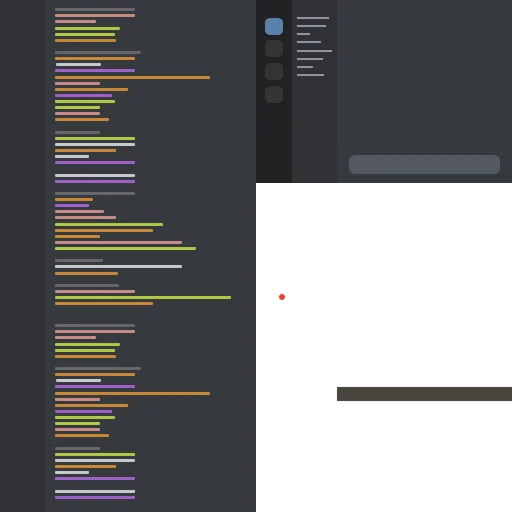
#> input picture design-sources/desktops/original-desktops.webp, 512 x 512 px
$ python build_desktops_atlas.py
#> lines starting #> are read from the running program, lines starting #| are printed output that depends on the picture
"""Build src/assets/textures/desktops.webp from the two screen designs.

The screen meshes in room.glb sample one shared atlas (see
src/three/objects/room/desktops.ts). design-sources/port.glb (exported from
Blender) maps each design onto its screen with UVs in 0..1. This script
matches vertices between both GLBs, fits the affine UV mapping, and places
each design where the room.glb UVs expect it, so the screens look the same
as in Blender.

Only the right monitor (desktop-plane-0) gets a new design. The left monitor
keeps the original template texture (including its message pop-up overlay),
taken from design-sources/desktops/original-desktops.webp.

Usage: python scripts/build_desktops_atlas.py
"""
import json
import struct
from pathlib import Path

from PIL import Image

ROOT = Path(__file__).resolve().parent.parent
ROOM_GLB = ROOT / "src/assets/models/room.glb"
PORT_GLB = ROOT / "design-sources/port.glb"
OUT = ROOT / "src/assets/textures/desktops.webp"
ORIGINAL = ROOT / "design-sources/desktops/original-desktops.webp"
SIZE = 2048

# mesh name in room.glb -> design image (right monitor = desktop-plane-0)
SCREENS = {
    "desktop-plane-0": ROOT / "design-sources/desktops/right-screen.png",
}


def read_glb(path):
    data = path.read_bytes()
    json_len = struct.unpack_from("<I", data, 12)[0]
    gltf = json.loads(data[20 : 20 + json_len])
    bin_start = 20 + json_len + 8
    return gltf, data, bin_start


def accessor(gltf, data, bin_start, index):
    acc = gltf["accessors"][index]
    view = gltf["bufferViews"][acc["bufferView"]]
    comps = {"VEC2": 2, "VEC3": 3}[acc["type"]]
    offset = bin_start + view.get("byteOffset", 0) + acc.get("byteOffset", 0)
    flat = struct.unpack_from(f"<{acc['count'] * comps}f", data, offset)
    return [tuple(flat[i : i + comps]) for i in range(0, len(flat), comps)]


def mesh_data(path, name):
    gltf, data, bin_start = read_glb(path)
    node = next(n for n in gltf["nodes"] if n.get("name") == name)
    prim = gltf["meshes"][node["mesh"]]["primitives"][0]
    pos = accessor(gltf, data, bin_start, prim["attributes"]["POSITION"])
    uv = accessor(gltf, data, bin_start, prim["attributes"]["TEXCOORD_0"])
    return pos, uv


def fit_axis(old, new):
    """Least-squares fit new = a * old + b."""
    n = len(old)
    mx, my = sum(old) / n, sum(new) / n
    a = sum((x - mx) * (y - my) for x, y in zip(old, new)) / sum((x - mx) ** 2 for x in old)
    return a, my - a * mx


def design_rect(name):
    """Atlas rect (u0, v0, u1, v1) where the design's 0..1 UV square lands."""
    old_pos, old_uv = mesh_data(ROOM_GLB, name)
    new_pos, new_uv = mesh_data(PORT_GLB, name)
    pairs = []
    for p, uv in zip(old_pos, old_uv):
        match = min(range(len(new_pos)), key=lambda i: sum((a - b) ** 2 for a, b in zip(p, new_pos[i])))
        pairs.append((uv, new_uv[match]))
    au, bu = fit_axis([o[0] for o, _ in pairs], [n[0] for _, n in pairs])
    av, bv = fit_axis([o[1] for o, _ in pairs], [n[1] for _, n in pairs])
    # invert new = a * old + b at new = 0 and new = 1
    return (-bu / au, -bv / av, (1 - bu) / au, (1 - bv) / av)


def main():
    atlas = Image.open(ORIGINAL).convert("RGBA").resize((SIZE, SIZE), Image.LANCZOS)
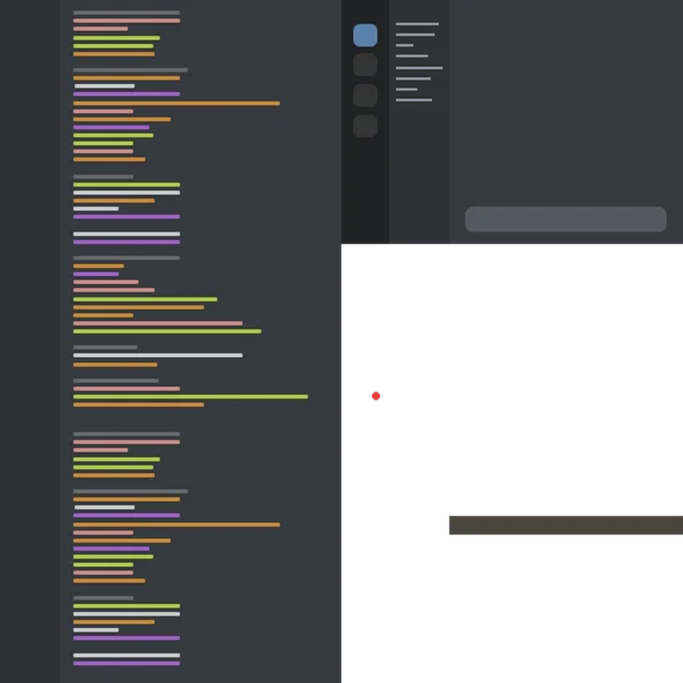
#> atlas: PIL image 2048x2048 RGBA (shown at 1/3 size); mean R, G, B, A 43.8, 44.4, 45.2, 175.5; transparent parts drawn white
    for name, image_path in SCREENS.items():
        u0, v0, u1, v1 = design_rect(name)
        print(f"{name}: u {u0:.4f}..{u1:.4f}  v {v0:.4f}..{v1:.4f}")
        design = Image.open(image_path).convert("RGBA")
        x0, y0, x1, y1 = (round(c * SIZE) for c in (u0, v0, u1, v1))
        # bleed: fill the whole screen cell with the design's edge colour so
        # the bevel vertices outside the rect never sample empty pixels
        cell_x0 = 0 if name.endswith("0") else SIZE // 2
        edge = design.getpixel((design.width // 2, design.height - 2))
        atlas.paste(Image.new("RGBA", (SIZE // 2, round(SIZE * 0.36)), edge), (cell_x0, 0))
        # each screen owns one half of the atlas; clip so neighbours never overlap
        cell = Image.new("RGBA", (SIZE // 2, SIZE), (0, 0, 0, 0))
        cell.paste(design.resize((x1 - x0, y1 - y0), Image.LANCZOS), (x0 - cell_x0, y0))
        atlas.alpha_composite(cell.crop((0, 0, SIZE // 2, round(SIZE * 0.36))), (cell_x0, 0))
    OUT.parent.mkdir(parents=True, exist_ok=True)
    atlas.save(OUT, "WEBP", quality=90, method=6)
    print("wrote", OUT, OUT.stat().st_size, "bytes")


if __name__ == "__main__":
#> (the run stopped early here; a loop or call above may not have finished)
